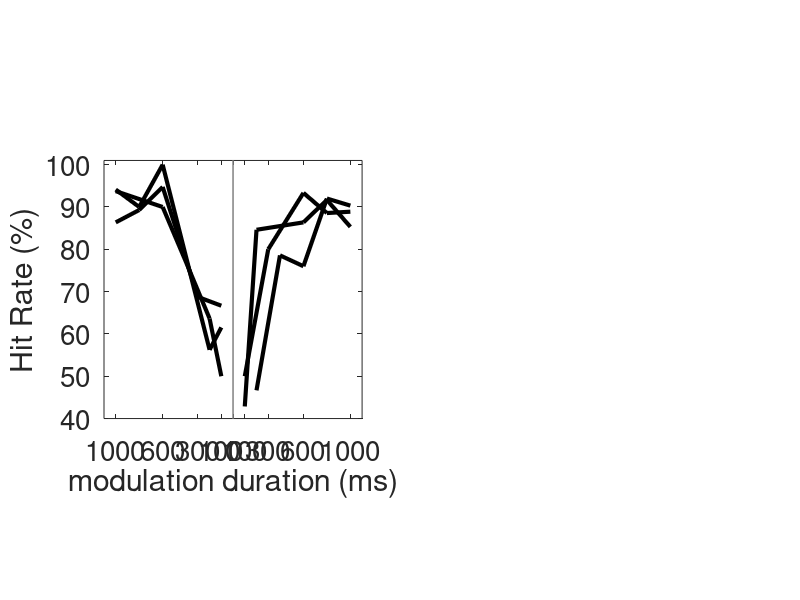

The MATLAB script that drew this image:
function PlotAFCTempIntegration_Overview
clear all
close all
clc

%---RIGHT---%
X       =   [100 200 600 800 1000; 200 400 600 800 1000; 100 300 600 800 1000];
Y       =   [42.8571 84.6154 86.3636 91.6667 85.2941; 46.6667 78.5714 76 92	90.3226; 50 80 93.3333 88.5714 88.8889];
figure(1)
subplot(1,2,1)
plotdata(X,Y)

X       =   [100 200 600 800 1000; 100 200 400 600 1000; 100 300 600 800 1000];
Y       =   [61.5385 56.25 100 90 94.1176; 50 63.6364 76.9231 90 93.75; 66.6667	68.75 94.7368 89.2857 86.3636];
figure(1)
subplot(1,2,1)
plotdata(X,Y,1)

%---Locals---%
function plotdata(X,Y,type)
if nargin < 3
    type    =   0;
end
N       =   size(X,1);

for i=1:N
    
   x    =   X(i,:);
   if( type == 1 )
       x    =   -(x);
   end
   y    =   Y(i,:);
   
   plot(x,y,'k-','LineWidth',3)
   hold on
   
end
set(gca,'FontSize',20)
set(gca,'XTick',[-1000 -600 -300 -100 0 100 300 600 1000],'XTickLabel',[1000 600 300 100 0 100 300 600 1000])
% set(gca,'xscale','log')
xlabel('modulation duration (ms)')
ylabel('Hit Rate (%)')
axis square
xlim([-1100 1100])
ylim([40 101])
plot([0 0],[0 110],'k-','Color',[0.50 0.50 0.50])

